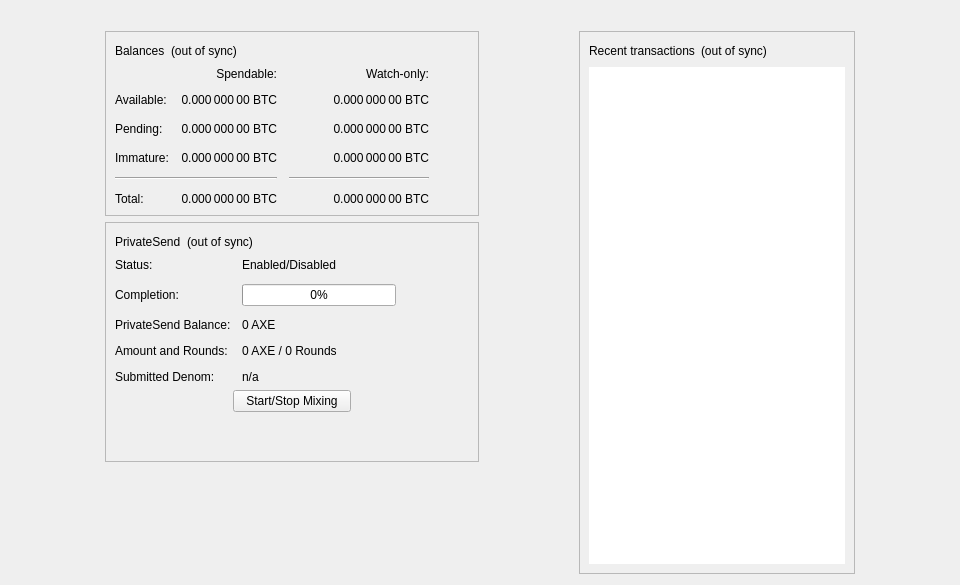
<?xml version="1.0" encoding="UTF-8"?>
<ui version="4.0">
 <class>OverviewPage</class>
 <widget class="QWidget" name="OverviewPage">
  <property name="geometry">
   <rect>
    <x>0</x>
    <y>0</y>
    <width>960</width>
    <height>585</height>
   </rect>
  </property>
  <property name="minimumSize">
   <size>
    <width>960</width>
    <height>0</height>
   </size>
  </property>
  <property name="windowTitle">
   <string>Form</string>
  </property>
  <layout class="QVBoxLayout" name="topLayout">
   <item>
    <widget class="QLabel" name="labelAlerts">
     <property name="visible">
      <bool>false</bool>
     </property>
     <property name="wordWrap">
      <bool>true</bool>
     </property>
     <property name="margin">
      <number>3</number>
     </property>
     <property name="textInteractionFlags">
      <set>Qt::TextSelectableByMouse</set>
     </property>
    </widget>
   </item>
   <item>
    <layout class="QHBoxLayout" name="horizontalLayout" stretch="1,0,1,0,1">
     <item>
      <spacer name="horizontalSpacerLeft">
       <property name="orientation">
        <enum>Qt::Horizontal</enum>
       </property>
       <property name="sizeType">
        <enum>QSizePolicy::Preferred</enum>
       </property>
       <property name="sizeHint" stdset="0">
        <size>
         <width>10</width>
         <height>20</height>
        </size>
       </property>
      </spacer>
     </item>
     <item>
      <layout class="QVBoxLayout" name="verticalLayout_2">
       <item>
        <widget class="QFrame" name="frame">
         <property name="frameShape">
          <enum>QFrame::StyledPanel</enum>
         </property>
         <property name="frameShadow">
          <enum>QFrame::Raised</enum>
         </property>
         <layout class="QVBoxLayout" name="verticalLayout_4">
          <item>
           <layout class="QHBoxLayout" name="horizontalLayout_4">
            <item>
             <widget class="QLabel" name="label_5">
              <property name="text">
               <string>Balances</string>
              </property>
             </widget>
            </item>
            <item>
             <widget class="QLabel" name="labelWalletStatus">
              <property name="toolTip">
               <string>The displayed information may be out of date. Your wallet automatically synchronizes with the Axe network after a connection is established, but this process has not completed yet.</string>
              </property>
              <property name="text">
               <string notr="true">(out of sync)</string>
              </property>
              <property name="alignment">
               <set>Qt::AlignLeading|Qt::AlignLeft|Qt::AlignVCenter</set>
              </property>
             </widget>
            </item>
            <item>
             <spacer name="horizontalSpacer_3">
              <property name="orientation">
               <enum>Qt::Horizontal</enum>
              </property>
              <property name="sizeHint" stdset="0">
               <size>
                <width>40</width>
                <height>20</height>
               </size>
              </property>
             </spacer>
            </item>
           </layout>
          </item>
          <item>
           <layout class="QGridLayout" name="gridLayout">
            <property name="spacing">
             <number>12</number>
            </property>
            <item row="2" column="2">
             <widget class="QLabel" name="labelWatchPending">
              <property name="cursor">
               <cursorShape>IBeamCursor</cursorShape>
              </property>
              <property name="toolTip">
               <string>Unconfirmed transactions to watch-only addresses</string>
              </property>
              <property name="text">
               <string notr="true">0.000 000 00 BTC</string>
              </property>
              <property name="alignment">
               <set>Qt::AlignRight|Qt::AlignTrailing|Qt::AlignVCenter</set>
              </property>
              <property name="textInteractionFlags">
               <set>Qt::LinksAccessibleByMouse|Qt::TextSelectableByKeyboard|Qt::TextSelectableByMouse</set>
              </property>
             </widget>
            </item>
            <item row="2" column="1">
             <widget class="QLabel" name="labelUnconfirmed">
              <property name="cursor">
               <cursorShape>IBeamCursor</cursorShape>
              </property>
              <property name="toolTip">
               <string>Total of transactions that have yet to be confirmed, and do not yet count toward the spendable balance</string>
              </property>
              <property name="text">
               <string notr="true">0.000 000 00 BTC</string>
              </property>
              <property name="alignment">
               <set>Qt::AlignRight|Qt::AlignTrailing|Qt::AlignVCenter</set>
              </property>
              <property name="textInteractionFlags">
               <set>Qt::LinksAccessibleByMouse|Qt::TextSelectableByKeyboard|Qt::TextSelectableByMouse</set>
              </property>
             </widget>
            </item>
            <item row="3" column="2">
             <widget class="QLabel" name="labelWatchImmature">
              <property name="cursor">
               <cursorShape>IBeamCursor</cursorShape>
              </property>
              <property name="toolTip">
               <string>Mined balance in watch-only addresses that has not yet matured</string>
              </property>
              <property name="text">
               <string notr="true">0.000 000 00 BTC</string>
              </property>
              <property name="alignment">
               <set>Qt::AlignRight|Qt::AlignTrailing|Qt::AlignVCenter</set>
              </property>
              <property name="textInteractionFlags">
               <set>Qt::LinksAccessibleByMouse|Qt::TextSelectableByKeyboard|Qt::TextSelectableByMouse</set>
              </property>
             </widget>
            </item>
            <item row="4" column="0" colspan="2">
             <widget class="Line" name="lineSpendableBalance">
              <property name="orientation">
               <enum>Qt::Horizontal</enum>
              </property>
             </widget>
            </item>
            <item row="4" column="2">
             <widget class="Line" name="lineWatchBalance">
              <property name="sizePolicy">
               <sizepolicy hsizetype="Preferred" vsizetype="Fixed">
                <horstretch>0</horstretch>
                <verstretch>0</verstretch>
               </sizepolicy>
              </property>
              <property name="minimumSize">
               <size>
                <width>140</width>
                <height>0</height>
               </size>
              </property>
              <property name="orientation">
               <enum>Qt::Horizontal</enum>
              </property>
             </widget>
            </item>
            <item row="5" column="0">
             <widget class="QLabel" name="labelTotalText">
              <property name="text">
               <string>Total:</string>
              </property>
             </widget>
            </item>
            <item row="3" column="1">
             <widget class="QLabel" name="labelImmature">
              <property name="cursor">
               <cursorShape>IBeamCursor</cursorShape>
              </property>
              <property name="toolTip">
               <string>Mined balance that has not yet matured</string>
              </property>
              <property name="text">
               <string notr="true">0.000 000 00 BTC</string>
              </property>
              <property name="alignment">
               <set>Qt::AlignRight|Qt::AlignTrailing|Qt::AlignVCenter</set>
              </property>
              <property name="textInteractionFlags">
               <set>Qt::LinksAccessibleByMouse|Qt::TextSelectableByKeyboard|Qt::TextSelectableByMouse</set>
              </property>
             </widget>
            </item>
            <item row="2" column="3">
             <spacer name="horizontalSpacer_2">
              <property name="orientation">
               <enum>Qt::Horizontal</enum>
              </property>
              <property name="sizeHint" stdset="0">
               <size>
                <width>40</width>
                <height>20</height>
               </size>
              </property>
             </spacer>
            </item>
            <item row="3" column="0">
             <widget class="QLabel" name="labelImmatureText">
              <property name="text">
               <string>Immature:</string>
              </property>
             </widget>
            </item>
            <item row="5" column="1">
             <widget class="QLabel" name="labelTotal">
              <property name="cursor">
               <cursorShape>IBeamCursor</cursorShape>
              </property>
              <property name="toolTip">
               <string>Your current total balance</string>
              </property>
              <property name="text">
               <string notr="true">0.000 000 00 BTC</string>
              </property>
              <property name="alignment">
               <set>Qt::AlignRight|Qt::AlignTrailing|Qt::AlignVCenter</set>
              </property>
              <property name="textInteractionFlags">
               <set>Qt::LinksAccessibleByMouse|Qt::TextSelectableByKeyboard|Qt::TextSelectableByMouse</set>
              </property>
             </widget>
            </item>
            <item row="5" column="2">
             <widget class="QLabel" name="labelWatchTotal">
              <property name="cursor">
               <cursorShape>IBeamCursor</cursorShape>
              </property>
              <property name="toolTip">
               <string>Current total balance in watch-only addresses</string>
              </property>
              <property name="text">
               <string notr="true">0.000 000 00 BTC</string>
              </property>
              <property name="alignment">
               <set>Qt::AlignRight|Qt::AlignTrailing|Qt::AlignVCenter</set>
              </property>
              <property name="textInteractionFlags">
               <set>Qt::LinksAccessibleByMouse|Qt::TextSelectableByKeyboard|Qt::TextSelectableByMouse</set>
              </property>
             </widget>
            </item>
            <item row="0" column="2">
             <widget class="QLabel" name="labelWatchonly">
              <property name="text">
               <string>Watch-only:</string>
              </property>
              <property name="alignment">
               <set>Qt::AlignRight|Qt::AlignTrailing|Qt::AlignVCenter</set>
              </property>
             </widget>
            </item>
            <item row="1" column="0">
             <widget class="QLabel" name="labelBalanceText">
              <property name="text">
               <string>Available:</string>
              </property>
             </widget>
            </item>
            <item row="1" column="1">
             <widget class="QLabel" name="labelBalance">
              <property name="cursor">
               <cursorShape>IBeamCursor</cursorShape>
              </property>
              <property name="toolTip">
               <string>Your current spendable balance</string>
              </property>
              <property name="text">
               <string notr="true">0.000 000 00 BTC</string>
              </property>
              <property name="alignment">
               <set>Qt::AlignRight|Qt::AlignTrailing|Qt::AlignVCenter</set>
              </property>
              <property name="textInteractionFlags">
               <set>Qt::LinksAccessibleByMouse|Qt::TextSelectableByKeyboard|Qt::TextSelectableByMouse</set>
              </property>
             </widget>
            </item>
            <item row="1" column="2">
             <widget class="QLabel" name="labelWatchAvailable">
              <property name="cursor">
               <cursorShape>IBeamCursor</cursorShape>
              </property>
              <property name="toolTip">
               <string>Your current balance in watch-only addresses</string>
              </property>
              <property name="text">
               <string notr="true">0.000 000 00 BTC</string>
              </property>
              <property name="alignment">
               <set>Qt::AlignRight|Qt::AlignTrailing|Qt::AlignVCenter</set>
              </property>
              <property name="textInteractionFlags">
               <set>Qt::LinksAccessibleByMouse|Qt::TextSelectableByKeyboard|Qt::TextSelectableByMouse</set>
              </property>
             </widget>
            </item>
            <item row="2" column="0">
             <widget class="QLabel" name="labelPendingText">
              <property name="text">
               <string>Pending:</string>
              </property>
             </widget>
            </item>
            <item row="0" column="1">
             <widget class="QLabel" name="labelSpendable">
              <property name="text">
               <string>Spendable:</string>
              </property>
              <property name="alignment">
               <set>Qt::AlignRight|Qt::AlignTrailing|Qt::AlignVCenter</set>
              </property>
             </widget>
            </item>
           </layout>
          </item>
         </layout>
        </widget>
       </item>
       <item>
        <widget class="QFrame" name="framePrivateSend">
         <property name="layoutDirection">
          <enum>Qt::LeftToRight</enum>
         </property>
         <property name="frameShape">
          <enum>QFrame::StyledPanel</enum>
         </property>
         <property name="frameShadow">
          <enum>QFrame::Raised</enum>
         </property>
         <layout class="QVBoxLayout" name="VerticalLayout_PS1">
          <item>
           <layout class="QHBoxLayout" name="horizontalLayout_5">
            <item>
             <widget class="QLabel" name="labelPrivateSendHeader">
              <property name="text">
               <string>PrivateSend</string>
              </property>
             </widget>
            </item>
            <item>
             <widget class="QLabel" name="labelPrivateSendSyncStatus">
              <property name="toolTip">
               <string>The displayed information may be out of date. Your wallet automatically synchronizes with the Axe network after a connection is established, but this process has not completed yet.</string>
              </property>
              <property name="text">
               <string notr="true">(out of sync)</string>
              </property>
              <property name="alignment">
               <set>Qt::AlignLeading|Qt::AlignLeft|Qt::AlignVCenter</set>
              </property>
             </widget>
            </item>
            <item>
             <spacer name="horizontalSpacer_4">
              <property name="orientation">
               <enum>Qt::Horizontal</enum>
              </property>
              <property name="sizeHint" stdset="0">
               <size>
                <width>40</width>
                <height>20</height>
               </size>
              </property>
             </spacer>
            </item>
           </layout>
          </item>
          <item>
           <layout class="QFormLayout" name="privateSendFormLayout">
            <property name="fieldGrowthPolicy">
             <enum>QFormLayout::AllNonFixedFieldsGrow</enum>
            </property>
            <property name="horizontalSpacing">
             <number>11</number>
            </property>
            <property name="verticalSpacing">
             <number>12</number>
            </property>
            <item row="0" column="0">
             <widget class="QLabel" name="labelPrivateSendEnabledText">
              <property name="text">
               <string>Status:</string>
              </property>
             </widget>
            </item>
            <item row="0" column="1">
             <widget class="QLabel" name="labelPrivateSendEnabled">
              <property name="text">
               <string>Enabled/Disabled</string>
              </property>
             </widget>
            </item>
            <item row="1" column="0">
             <widget class="QLabel" name="labelCompletitionText">
              <property name="text">
               <string>Completion:</string>
              </property>
             </widget>
            </item>
            <item row="1" column="1">
             <widget class="QProgressBar" name="privateSendProgress">
              <property name="maximumSize">
               <size>
                <width>154</width>
                <height>16777215</height>
               </size>
              </property>
              <property name="value">
               <number>0</number>
              </property>
             </widget>
            </item>
            <item row="2" column="0">
             <widget class="QLabel" name="labelAnonymizedText">
              <property name="text">
               <string>PrivateSend Balance:</string>
              </property>
             </widget>
            </item>
            <item row="2" column="1">
             <widget class="QLabel" name="labelAnonymized">
              <property name="text">
               <string notr="true">0 AXE</string>
              </property>
             </widget>
            </item>
            <item row="3" column="0">
             <widget class="QLabel" name="labelAmountAndRoundsText">
              <property name="text">
               <string>Amount and Rounds:</string>
              </property>
             </widget>
            </item>
            <item row="3" column="1">
             <widget class="QLabel" name="labelAmountRounds">
              <property name="text">
               <string>0 AXE / 0 Rounds</string>
              </property>
             </widget>
            </item>
            <item row="4" column="0">
             <widget class="QLabel" name="labelSubmittedDenomText">
              <property name="text">
               <string>Submitted Denom:</string>
              </property>
             </widget>
            </item>
            <item row="4" column="1">
             <widget class="QLabel" name="labelSubmittedDenom">
              <property name="toolTip">
               <string>The denominations you submitted to the Masternode.&lt;br&gt;To mix, other users must submit the exact same denominations.</string>
              </property>
              <property name="text">
               <string>n/a</string>
              </property>
              <property name="wordWrap">
               <bool>true</bool>
              </property>
             </widget>
            </item>
           </layout>
          </item>
          <item>
           <layout class="QVBoxLayout" name="VerticalLayout_PS">
            <item>
             <layout class="QHBoxLayout" name="horizontalLayout_3">
              <property name="topMargin">
               <number>0</number>
              </property>
              <item>
               <spacer name="horizontalSpacer_5">
                <property name="orientation">
                 <enum>Qt::Horizontal</enum>
                </property>
                <property name="sizeHint" stdset="0">
                 <size>
                  <width>40</width>
                  <height>20</height>
                 </size>
                </property>
               </spacer>
              </item>
              <item>
               <widget class="QPushButton" name="togglePrivateSend">
                <property name="sizePolicy">
                 <sizepolicy hsizetype="MinimumExpanding" vsizetype="Fixed">
                  <horstretch>0</horstretch>
                  <verstretch>0</verstretch>
                 </sizepolicy>
                </property>
                <property name="text">
                 <string>Start/Stop Mixing</string>
                </property>
               </widget>
              </item>
              <item>
               <spacer name="horizontalSpacer_6">
                <property name="orientation">
                 <enum>Qt::Horizontal</enum>
                </property>
                <property name="sizeHint" stdset="0">
                 <size>
                  <width>40</width>
                  <height>20</height>
                 </size>
                </property>
               </spacer>
              </item>
             </layout>
            </item>
            <item>
             <spacer name="verticalSpacer_3">
              <property name="orientation">
               <enum>Qt::Vertical</enum>
              </property>
              <property name="sizeHint" stdset="0">
               <size>
                <width>20</width>
                <height>40</height>
               </size>
              </property>
             </spacer>
            </item>
           </layout>
          </item>
         </layout>
        </widget>
       </item>
       <item>
        <spacer name="verticalSpacer">
         <property name="orientation">
          <enum>Qt::Vertical</enum>
         </property>
         <property name="sizeHint" stdset="0">
          <size>
           <width>20</width>
           <height>40</height>
          </size>
         </property>
        </spacer>
       </item>
      </layout>
     </item>
     <item>
      <spacer name="horizontalSpacerCenter">
       <property name="orientation">
        <enum>Qt::Horizontal</enum>
       </property>
       <property name="sizeHint" stdset="0">
        <size>
         <width>10</width>
         <height>20</height>
        </size>
       </property>
      </spacer>
     </item>
     <item>
      <layout class="QVBoxLayout" name="verticalLayout_3">
       <item>
        <widget class="QFrame" name="frame_2">
         <property name="frameShape">
          <enum>QFrame::StyledPanel</enum>
         </property>
         <property name="frameShadow">
          <enum>QFrame::Raised</enum>
         </property>
         <layout class="QVBoxLayout" name="verticalLayout">
          <item>
           <layout class="QHBoxLayout" name="horizontalLayout_2">
            <item>
             <widget class="QLabel" name="label_4">
              <property name="text">
               <string>Recent transactions</string>
              </property>
             </widget>
            </item>
            <item>
             <widget class="QLabel" name="labelTransactionsStatus">
              <property name="toolTip">
               <string>The displayed information may be out of date. Your wallet automatically synchronizes with the Axe network after a connection is established, but this process has not completed yet.</string>
              </property>
              <property name="text">
               <string notr="true">(out of sync)</string>
              </property>
              <property name="alignment">
               <set>Qt::AlignLeading|Qt::AlignLeft|Qt::AlignVCenter</set>
              </property>
             </widget>
            </item>
            <item>
             <spacer name="horizontalSpacer">
              <property name="orientation">
               <enum>Qt::Horizontal</enum>
              </property>
              <property name="sizeHint" stdset="0">
               <size>
                <width>40</width>
                <height>20</height>
               </size>
              </property>
             </spacer>
            </item>
           </layout>
          </item>
          <item>
           <widget class="QListView" name="listTransactions">
            <property name="frameShape">
             <enum>QFrame::NoFrame</enum>
            </property>
            <property name="verticalScrollBarPolicy">
             <enum>Qt::ScrollBarAlwaysOff</enum>
            </property>
            <property name="horizontalScrollBarPolicy">
             <enum>Qt::ScrollBarAlwaysOff</enum>
            </property>
            <property name="selectionMode">
             <enum>QAbstractItemView::NoSelection</enum>
            </property>
           </widget>
          </item>
         </layout>
        </widget>
       </item>
      </layout>
     </item>
     <item>
      <spacer name="horizontalSpacerRight">
       <property name="orientation">
        <enum>Qt::Horizontal</enum>
       </property>
       <property name="sizeType">
        <enum>QSizePolicy::Preferred</enum>
       </property>
       <property name="sizeHint" stdset="0">
        <size>
         <width>10</width>
         <height>20</height>
        </size>
       </property>
      </spacer>
     </item>
    </layout>
   </item>
  </layout>
 </widget>
 <resources/>
 <connections/>
</ui>
